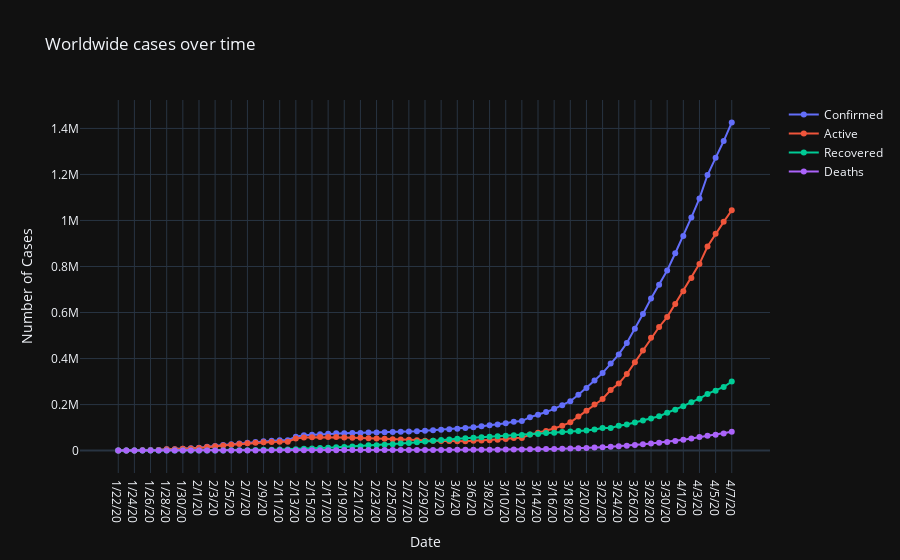

The code cell stored with this chart in its notebook:
### Code cell
fig = go.Figure()
fig.add_trace(go.Scatter(x = covid_time['date'], y = covid_time['confirmed'], mode = 'lines+markers', name='Confirmed'))
fig.add_trace(go.Scatter(x = covid_time['date'], y = covid_time['active'], mode = 'lines+markers', name='Active'))
fig.add_trace(go.Scatter(x = covid_time['date'], y = covid_time['recovered'], mode = 'lines+markers', name='Recovered'))
fig.add_trace(go.Scatter(x = covid_time['date'], y = covid_time['deaths'], mode = 'lines+markers', name='Deaths'))
fig.update_layout(template = 'plotly_dark', title = 'Worldwide cases over time')
fig.update_xaxes(title = 'Date')
fig.update_yaxes(title = 'Number of Cases')
fig.show()
